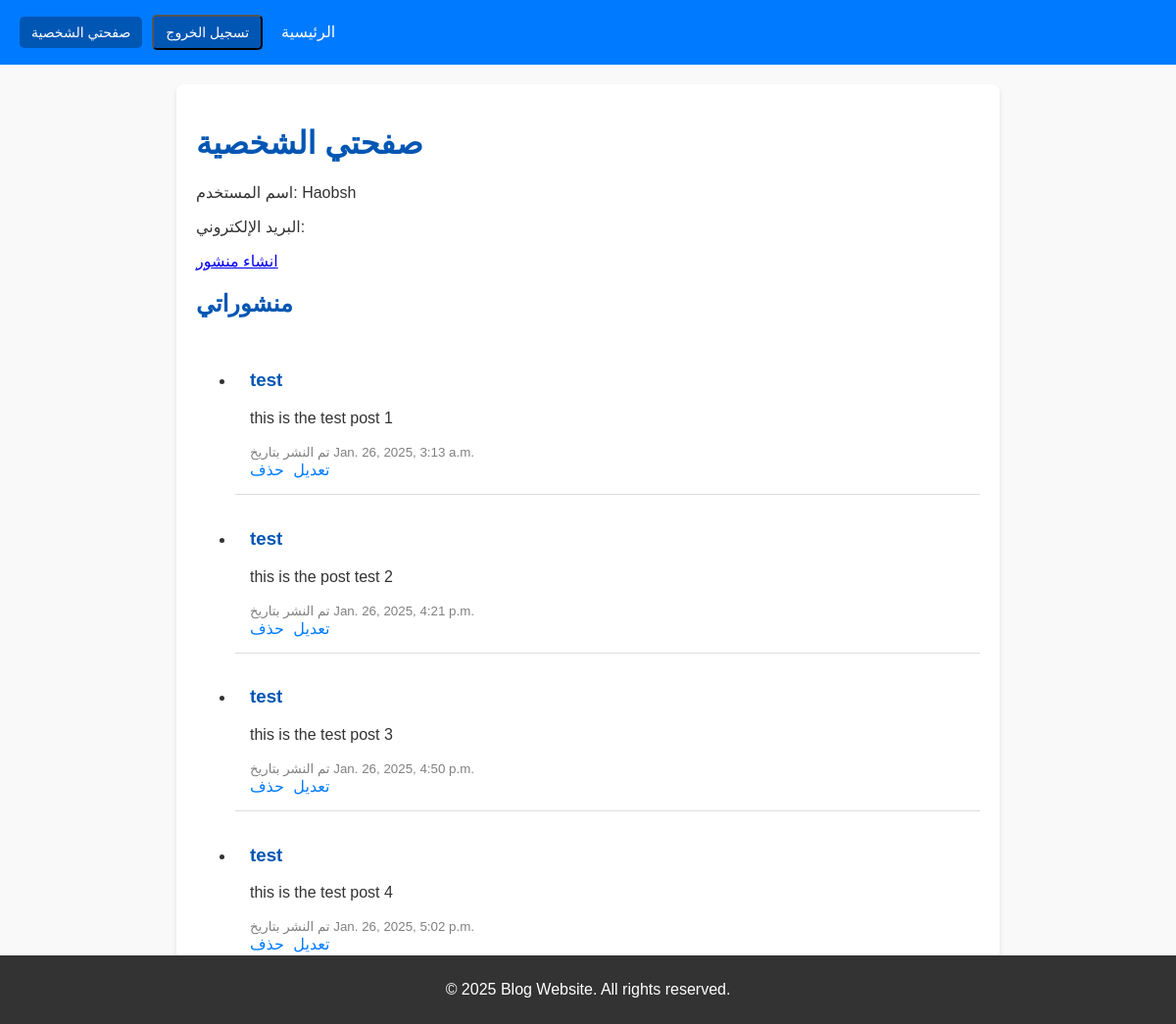
/profile/ (signed in), run on the app's committed database.
### blog/models.py (models this page shows, shortened)
class Post(models.Model):
    title = models.CharField(max_length=200)
    content = models.TextField()
    created_at = models.DateTimeField(default=now)
    author = models.ForeignKey(User, on_delete=models.CASCADE)

### blog/views.py (the view)
# urls.py: path('profile/', views.profile_view, name='profile'),
@login_required
def profile_view(request):
    user_posts = Post.objects.filter(author=request.user)
    return render(request, 'blog/profile.html', {'user': request.user, 'posts': user_posts})

### blog/templates/blog/profile.html
{% extends 'base.html' %}
{% block content %}
    <div class="container">
        <h1>صفحتي الشخصية</h1>
        <p>اسم المستخدم: {{ user.username }}</p>
        <p>البريد الإلكتروني: {{ user.email }}</p>
        <a href="{% url 'post_create' %}" class="btn">انشاء منشور</a>
        <h2>منشوراتي</h2>
        <ul>
            {% for post in posts %}
                <li class="post">
                    <h3>{{ post.title }}</h3>
                    <p>{{ post.content }}</p>
                    <small>تم النشر بتاريخ {{ post.created_at }}</small>
                    <div class="actions">
                        <a href="{% url 'post_edit' post.id %}" class="btn">تعديل</a>
                        <a href="{% url 'post_delete' post.id %}" class="btn">حذف</a>
                    </div>
                </li>
            {% empty %}
                <p>لا توجد منشورات.</p>
            {% endfor %}
        </ul>
    </div>
{% endblock %}

### static/css/style.css (style rules this page uses)
body { font-family: Arial, sans-serif; margin: 0; padding: 0; background-color: #f9f9f9; color: #333; }
.container { max-width: 800px; margin: 20px auto; padding: 20px; background: white; border-radius: 8px; box-shadow: 0 4px 6px rgba(0, 0, 0, 0.1); }
h1, h2, h3 { color: #0056b3; }
.post { padding: 15px; border-bottom: 1px solid #ddd; }
.post small { color: gray; }
.actions a { margin-right: 5px; color: #007bff; text-decoration: none; }

### data on the page
Post: title "test", content "this is the test post 1", created_at "Jan. 26, 2025, 3:13 a.m."
Post: title "test", content "this is the post test 2", created_at "Jan. 26, 2025, 4:21 p.m."
Post: title "test", content "this is the test post 3", created_at "Jan. 26, 2025, 4:50 p.m."
Post: title "test", content "this is the test post 4", created_at "Jan. 26, 2025, 5:02 p.m."

### other printed values
{{ user.username }} "Haobsh"
